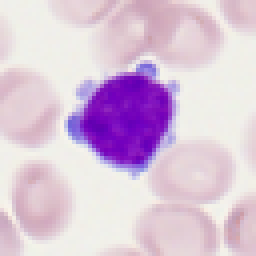
#> input picture GrayScale Images/Grey Image Extractor/Sample_1.tiff, 64 x 64 px (shown 4 times larger); its folder holds only this picture in this run
$ python ColorExtractor.py
#> lines starting #> are read from the running program, lines starting #| are printed output that depends on the picture
from PIL import Image
import colorgram

# Function to convert the image to grayscale and save it
def convert_to_greyscale(image_number):
    # Dynamic image filename for .tiff images
#> called with image_number = 1
    tiff_image_path = f'Sample_{image_number}.tiff'
    grey_image_path = f'greyscale_image_{image_number}.png'  # File to save the greyscale image

    # Open the original .tiff image and convert it to grayscale
    img = Image.open(tiff_image_path)
#> img is the input picture: PIL image 64x64 RGBA; mean R, G, B, A 218.3, 195.7, 216.9, 255
    grey_img = img.convert("L")  # Convert image to grayscale ('L' mode stands for 8-bit pixels, black and white)
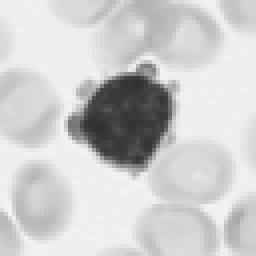
#> grey_img: PIL image 64x64 L (shown 4 times larger); min 49, max 244, mean 204.9

    # Save the grayscale image
    grey_img.save(grey_image_path)

    return grey_img, grey_image_path

# Function to process each greyscale image and extract colors
def process_image(image_number):
    # Convert the original image to grayscale and get the saved grayscale image path
    grey_img, grey_image_path = convert_to_greyscale(image_number)
#> grey_image_path = 'greyscale_image_1.png'

    # Use the grayscale image in colorgram for color extraction
#> (the run stopped early here; a loop or call above may not have finished)
